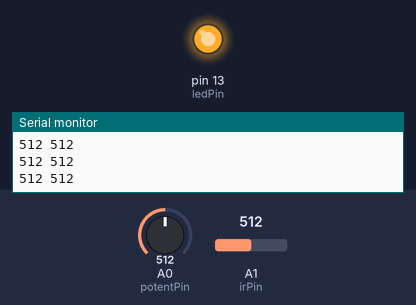
The sketch below on a simulated Arduino Uno, built with avr-gcc and run on an emulated ATmega328P. Parts: output pins drawn as LEDs (lit = HIGH), the last lines printed to the serial monitor. The test bench sets the inputs (shaded band); at power-on: A1 (irPin) = 512, A0 (potentPin) = 512.

Above: at 1.2 s.
1.3 s: A1 (irPin) set to 525
At 1.9 s:
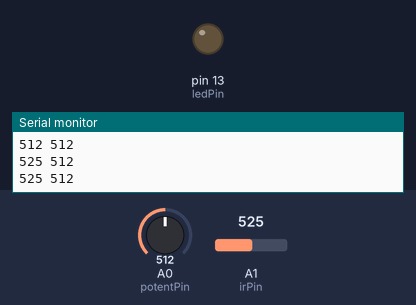
3.0 s: A1 (irPin) set to 511
At 4.2 s:
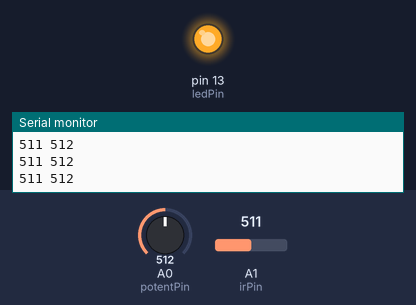
4.5 s: A1 (irPin) set to 716
At 5.7 s:
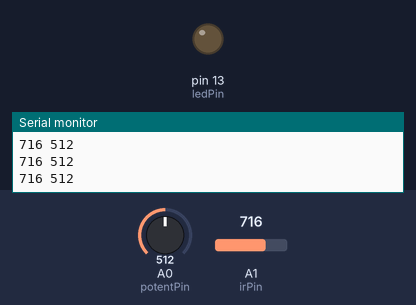
Timing chart, 0 to 7.5 s (numbered marks = the images above; inputs shaded):
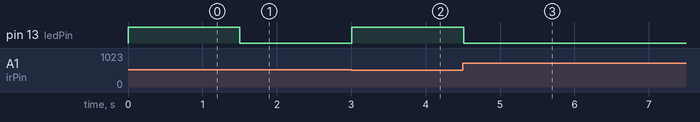

The sketch:

PotentiometerTest.ino
```cpp
const int potentPin = A0;
const int irPin = A1;
const int ledPin = 13;

void setup() {
  pinMode(potentPin, INPUT);
  pinMode(irPin, INPUT);
  pinMode(ledPin, OUTPUT);
  Serial.begin(9600);
}

void loop() {
  int irVal = analogRead(irPin);
  int compVal = analogRead(potentPin);
  Serial.print(irVal);
  Serial.print(" ");
  Serial.println(compVal);
  toggleLight(irVal, compVal);
  delay(250);
}

void toggleLight(int val1, int val2){
  if(val1 > val2){
    digitalWrite(ledPin, LOW);
  }
  else{
    digitalWrite(ledPin, HIGH);
  }
}
```

Measured:
- the behaviour switches between 512 and 513 on A1 (irPin) (found by bisection; images 0 and 1)
- after the input at 1.3 s, pin 13 (ledPin): HIGH → LOW after 0.20 s
- after the input at 3.0 s, pin 13 (ledPin): LOW → HIGH at once
- after the input at 4.5 s, pin 13 (ledPin): HIGH → LOW at once
